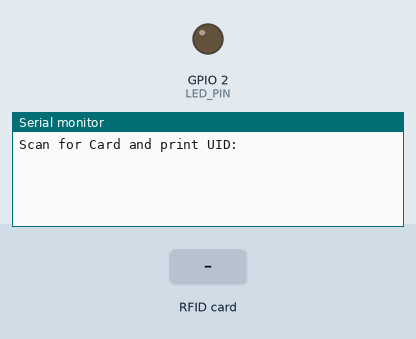
Recording of a sketch running on a simulated ESP8266 (NodeMCU). Shown: output pins drawn as LEDs (lit = HIGH), the last lines printed to the serial monitor. The inputs (shaded band) are chosen by the test bench.

Above: at 1.5 s.
1.6 s: RFID card EC 85 1C 12 held to the reader
At 2.0 s:
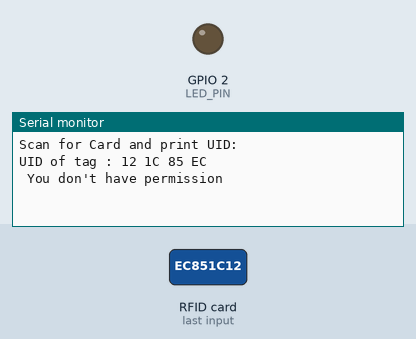
3.1 s: RFID card 5E 7A 19 C4 held to the reader
At 5.7 s:
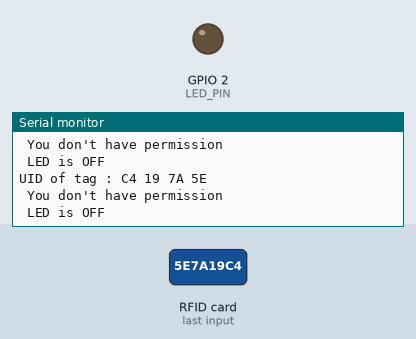

Measured:
- after the input at 1.6 s, the serial monitor: prints a new line after 0.06 s (image 1)
- after the input at 3.1 s, the serial monitor: prints a new line after 0.56 s (image 2)

The sketch:

07-Access_Control.ino
```cpp
/*Author : Badiei
 * RST/Reset   RST          D1 (GPIO5)
 * SPI SS      SDA(SS)      D2 (GPIO4)
 * SPI MOSI    MOSI         D7 (GPIO13)
 * SPI MISO    MISO         D6 (GPIO12)
 * SPI SCK     SCK          D5 (GPIO14)
 * 3.3V        3.3V         3.3V
 * GND         GND          GND
 */

#include <ESP8266WiFi.h>
#include <SPI.h>
#include "MFRC522.h"

#define RST_PIN  5
#define SS_PIN  4
#define LED_PIN 2

MFRC522 mfrc522(SS_PIN, RST_PIN);

void setup() {

  Serial.begin(115200);
  delay(250);
  pinMode(LED_PIN, OUTPUT);

  SPI.begin();

  mfrc522.PCD_Init();

  Serial.println(F("Scan for Card and print UID:"));
}


void loop() {
  if ( ! mfrc522.PICC_IsNewCardPresent()) {
    delay(50);
    return;
  }

  if ( ! mfrc522.PICC_ReadCardSerial()) {
    delay(50);
    return;
  }

  // UID of tag
  Serial.print(F("UID of tag :"));

  DisplayUIDHEX(mfrc522.uid.uidByte, mfrc522.uid.size);

  Serial.println();

  delay(1000);
}


void DisplayUIDHEX(byte *buffer, byte bufferSize) {
  String str= "";
  for (int i = bufferSize - 1; i >= 0; i--) {
    Serial.print(buffer[i] < 0x10 ? " 0" : " ");
    Serial.print(buffer[i], HEX);
    str.concat(String(mfrc522.uid.uidByte[i] < 0x10 ? " 0" : " "));
    str.concat(String(mfrc522.uid.uidByte[i], HEX));
  }
    str.toUpperCase();
  Serial.println();
  if (str.substring(1) == "EC 85 1C 12")
  {
    Serial.println(" You have permission ");
    digitalWrite(LED_PIN,HIGH); //turn led on
    delay(1000);
    Serial.println(" LED is ON ");
  }

  else   {
    Serial.println(" You don't have permission ");
    digitalWrite(LED_PIN,LOW); //turn led on
    delay(1000);
    Serial.println(" LED is OFF ");  }

}
```
